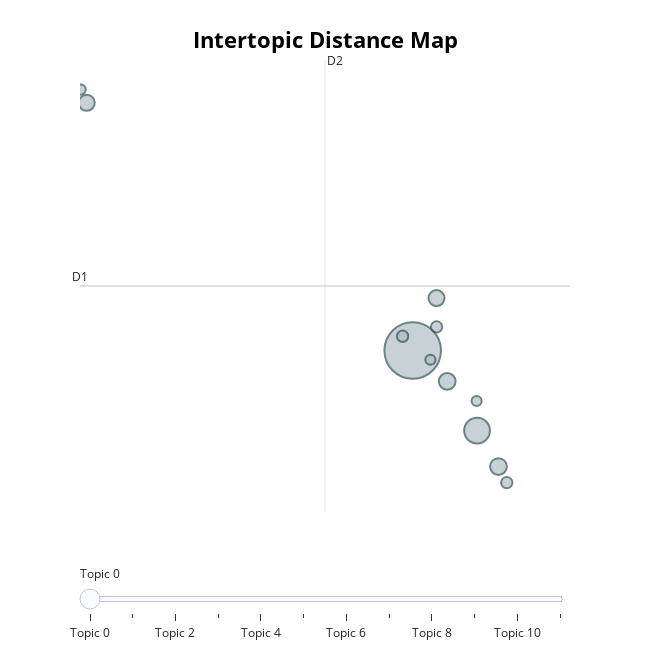

Write notebook code for a chart like this one.
### Code cell
# run this cell to visualize the topics
topic_model.visualize_topics()
bertopicvis = topic_model.visualize_topics()
bertopicvis.write_html("outputs/bertopicvis.html")
bertopicvis

### Figure 1 — Plotly figure (JSON) as saved in the notebook; plotly's stock layout.template omitted (floating-point values rounded to 4 significant figures)
{"data": [{"customdata": [[0, "states | government | united | united states | congress", 125], [1, "people | new | world | years | america", 26], [2, "world | peace | nations | economic | nation", 11], [3, "america | american | americans | people | new", 11], [4, "government | work | great | public | law", 10], [5, "new | america | people | americans | help", 10], [6, "america | people | americans | world | security", 5], [7, "national | federal | reduction | public | ought", 5], [8, "bank | public | states | government | country", 5], [9, "people | america | budget | federal | americans", 4], [10, "government | shall | military | people | congress", 4], [11, "war | shall | government | congress | present", 4]], "hovertemplate": "<b>Topic %{customdata[0]}</b><br>%{customdata[1]}<br>Size: %{customdata[2]}", "legendgroup": "", "marker": {"color": "#B0BEC5", "line": {"color": "DarkSlateGrey", "width": 2}, "size": [125, 26, 11, 11, 10, 10, 5, 5, 5, 4, 4, 4], "sizemode": "area", "sizeref": 0.07812, "symbol": "circle"}, "mode": "markers", "name": "", "orientation": "v", "showlegend": false, "type": "scatter", "x": [12.2, 14.6, 13.48, 15.4, 13.09, 0.05256, 15.7, 13.09, 11.82, -0.1726, 14.58, 12.86], "xaxis": "x", "y": [-1.078, -2.435, -1.601, -3.045, -0.1908, 3.118, -3.317, -0.6783, -0.8377, 3.342, -1.934, -1.234], "yaxis": "y"}], "layout": {"annotations": [{"showarrow": false, "text": "D1", "x": -0.1985, "y": 0.01409, "yshift": 10}, {"showarrow": false, "text": "D2", "x": 8.931, "xshift": 10, "y": 3.843}], "height": 650, "hoverlabel": {"bgcolor": "white", "font": {"family": "Rockwell", "size": 16}}, "legend": {"itemsizing": "constant", "tracegroupgap": 0}, "margin": {"t": 60}, "shapes": [{"line": {"color": "#CFD8DC", "width": 2}, "type": "line", "x0": 8.931, "x1": 8.931, "y0": -3.815, "y1": 3.843}, {"line": {"color": "#9E9E9E", "width": 2}, "type": "line", "x0": -0.1985, "x1": 18.06, "y0": 0.01409, "y1": 0.01409}], "sliders": [{"active": 0, "pad": {"t": 50}, "steps": [{"args": [{"marker.color": [["red", "#B0BEC5", "#B0BEC5", "#B0BEC5", "#B0BEC5", "#B0BEC5", "#B0BEC5", "#B0BEC5", "#B0BEC5", "#B0BEC5", "#B0BEC5", "#B0BEC5"]]}], "label": "Topic 0", "method": "update"}, {"args": [{"marker.color": [["#B0BEC5", "red", "#B0BEC5", "#B0BEC5", "#B0BEC5", "#B0BEC5", "#B0BEC5", "#B0BEC5", "#B0BEC5", "#B0BEC5", "#B0BEC5", "#B0BEC5"]]}], "label": "Topic 1", "method": "update"}, {"args": [{"marker.color": [["#B0BEC5", "#B0BEC5", "red", "#B0BEC5", "#B0BEC5", "#B0BEC5", "#B0BEC5", "#B0BEC5", "#B0BEC5", "#B0BEC5", "#B0BEC5", "#B0BEC5"]]}], "label": "Topic 2", "method": "update"}, {"args": [{"marker.color": [["#B0BEC5", "#B0BEC5", "#B0BEC5", "red", "#B0BEC5", "#B0BEC5", "#B0BEC5", "#B0BEC5", "#B0BEC5", "#B0BEC5", "#B0BEC5", "#B0BEC5"]]}], "label": "Topic 3", "method": "update"}, {"args": [{"marker.color": [["#B0BEC5", "#B0BEC5", "#B0BEC5", "#B0BEC5", "red", "#B0BEC5", "#B0BEC5", "#B0BEC5", "#B0BEC5", "#B0BEC5", "#B0BEC5", "#B0BEC5"]]}], "label": "Topic 4", "method": "update"}, {"args": [{"marker.color": [["#B0BEC5", "#B0BEC5", "#B0BEC5", "#B0BEC5", "#B0BEC5", "red", "#B0BEC5", "#B0BEC5", "#B0BEC5", "#B0BEC5", "#B0BEC5", "#B0BEC5"]]}], "label": "Topic 5", "method": "update"}, {"args": [{"marker.color": [["#B0BEC5", "#B0BEC5", "#B0BEC5", "#B0BEC5", "#B0BEC5", "#B0BEC5", "red", "#B0BEC5", "#B0BEC5", "#B0BEC5", "#B0BEC5", "#B0BEC5"]]}], "label": "Topic 6", "method": "update"}, {"args": [{"marker.color": [["#B0BEC5", "#B0BEC5", "#B0BEC5", "#B0BEC5", "#B0BEC5", "#B0BEC5", "#B0BEC5", "red", "#B0BEC5", "#B0BEC5", "#B0BEC5", "#B0BEC5"]]}], "label": "Topic 7", "method": "update"}, {"args": [{"marker.color": [["#B0BEC5", "#B0BEC5", "#B0BEC5", "#B0BEC5", "#B0BEC5", "#B0BEC5", "#B0BEC5", "#B0BEC5", "red", "#B0BEC5", "#B0BEC5", "#B0BEC5"]]}], "label": "Topic 8", "method": "update"}, {"args": [{"marker.color": [["#B0BEC5", "#B0BEC5", "#B0BEC5", "#B0BEC5", "#B0BEC5", "#B0BEC5", "#B0BEC5", "#B0BEC5", "#B0BEC5", "red", "#B0BEC5", "#B0BEC5"]]}], "label": "Topic 9", "method": "update"}, {"args": [{"marker.color": [["#B0BEC5", "#B0BEC5", "#B0BEC5", "#B0BEC5", "#B0BEC5", "#B0BEC5", "#B0BEC5", "#B0BEC5", "#B0BEC5", "#B0BEC5", "red", "#B0BEC5"]]}], "label": "Topic 10", "method": "update"}, {"args": [{"marker.color": [["#B0BEC5", "#B0BEC5", "#B0BEC5", "#B0BEC5", "#B0BEC5", "#B0BEC5", "#B0BEC5", "#B0BEC5", "#B0BEC5", "#B0BEC5", "#B0BEC5", "red"]]}], "label": "Topic 11", "method": "update"}]}], "title": {"font": {"color": "Black", "size": 22}, "text": "<b>Intertopic Distance Map</b>", "x": 0.5, "xanchor": "center", "y": 0.95, "yanchor": "top"}, "width": 650, "xaxis": {"anchor": "y", "domain": [0, 1], "range": [-0.1985, 18.06], "title": {"text": ""}, "visible": false}, "yaxis": {"anchor": "x", "domain": [0, 1], "range": [-3.815, 3.843], "title": {"text": ""}, "visible": false}}}
